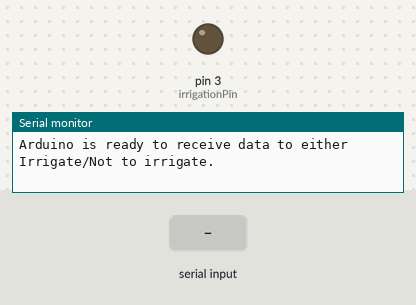
A sketch run on a simulated Arduino Uno, built with avr-gcc and run on an emulated ATmega328P. Shown: output pins drawn as LEDs (lit = HIGH), the last lines printed to the serial monitor. The test bench sets the inputs (shaded band).

Above: at 1.2 s.
1.3 s: "5\n" received over Serial
At 3.2 s:
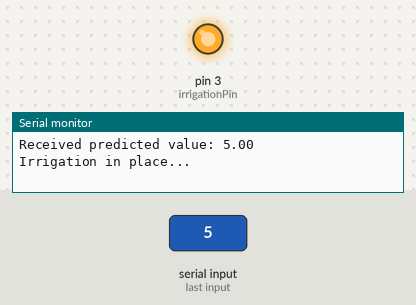
3.5 s: "90,45\n" received over Serial
At 4.8 s:
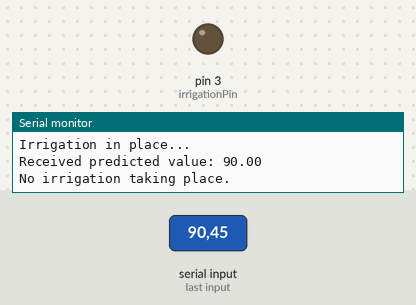
Timing chart, 0 to 6.5 s (numbered marks = the images above; inputs shaded):
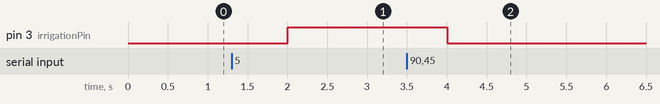

Measured:
- after the input at 1.3 s, pin 3 (irrigationPin): LOW → HIGH after 0.71 s
- after the input at 3.5 s, pin 3 (irrigationPin): HIGH → LOW after 0.51 s

The sketch:

Arduino_Sketch.ino
```cpp
int irrigationPin = 3;
float predicted_value = 0.0;

void setup() {
  Serial.begin(9600);
  pinMode(irrigationPin,OUTPUT);
  Serial.println("Arduino is ready to receive data to either Irrigate/Not to irrigate.");
}

void loop() {

  if (Serial.available() > 0) {
        String receivedData = Serial.readStringUntil('\n');
        predicted_value = receivedData.toFloat();

        Serial.print("Received predicted value: ");
        Serial.println(predicted_value);

        if (predicted_value <=  20) {
            digitalWrite(irrigationPin, HIGH);
            Serial.println("Irrigation in place...");

        } else {
            digitalWrite(irrigationPin, LOW);
            Serial.println("No irrigation taking place.");
        }
    }
  delay(1000);
}
```
